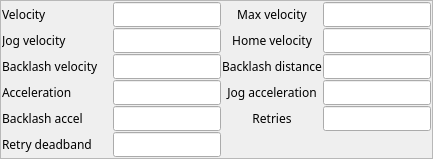
             <widget class="QFrame" name="frame_3">
              <property name="sizePolicy">
               <sizepolicy hsizetype="Preferred" vsizetype="Expanding">
                <horstretch>0</horstretch>
                <verstretch>0</verstretch>
               </sizepolicy>
              </property>
              <property name="frameShape">
               <enum>QFrame::StyledPanel</enum>
              </property>
              <property name="frameShadow">
               <enum>QFrame::Raised</enum>
              </property>
              <layout class="QVBoxLayout" name="verticalLayout_4">
               <property name="spacing">
                <number>1</number>
               </property>
               <property name="margin">
                <number>1</number>
               </property>
               <item>
                <layout class="QHBoxLayout" name="horizontalLayout_2">
                 <property name="spacing">
                  <number>1</number>
                 </property>
                 <item>
                  <widget class="QLabel" name="label_5">
                   <property name="sizePolicy">
                    <sizepolicy hsizetype="Fixed" vsizetype="Preferred">
                     <horstretch>0</horstretch>
                     <verstretch>0</verstretch>
                    </sizepolicy>
                   </property>
                   <property name="minimumSize">
                    <size>
                     <width>110</width>
                     <height>0</height>
                    </size>
                   </property>
                   <property name="font">
                    <font>
                     <family>Abyssinica SIL</family>
                     <pointsize>9</pointsize>
                    </font>
                   </property>
                   <property name="text">
                    <string>Velocity</string>
                   </property>
                  </widget>
                 </item>
                 <item>
                  <widget class="QELineEdit" name="qelineedit_3">
                   <property name="sizePolicy">
                    <sizepolicy hsizetype="Minimum" vsizetype="Fixed">
                     <horstretch>0</horstretch>
                     <verstretch>0</verstretch>
                    </sizepolicy>
                   </property>
                   <property name="minimumSize">
                    <size>
                     <width>0</width>
                     <height>1</height>
                    </size>
                   </property>
                   <property name="font">
                    <font>
                     <family>Abyssinica SIL</family>
                     <pointsize>9</pointsize>
                    </font>
                   </property>
                   <property name="variable" stdset="0">
                    <string>$(DMC)$(M).VELO</string>
                   </property>
                   <property name="addUnits">
                    <bool>true</bool>
                   </property>
                  </widget>
                 </item>
                 <item>
                  <widget class="QLabel" name="label_6">
                   <property name="sizePolicy">
                    <sizepolicy hsizetype="Preferred" vsizetype="Preferred">
                     <horstretch>0</horstretch>
                     <verstretch>0</verstretch>
                    </sizepolicy>
                   </property>
                   <property name="minimumSize">
                    <size>
                     <width>0</width>
                     <height>0</height>
                    </size>
                   </property>
                   <property name="font">
                    <font>
                     <family>Abyssinica SIL</family>
                     <pointsize>9</pointsize>
                    </font>
                   </property>
                   <property name="text">
                    <string>Max velocity</string>
                   </property>
                   <property name="alignment">
                    <set>Qt::AlignCenter</set>
                   </property>
                  </widget>
                 </item>
                 <item>
                  <widget class="QELineEdit" name="qelineedit_4">
                   <property name="sizePolicy">
                    <sizepolicy hsizetype="Minimum" vsizetype="Fixed">
                     <horstretch>0</horstretch>
                     <verstretch>0</verstretch>
                    </sizepolicy>
                   </property>
                   <property name="minimumSize">
                    <size>
                     <width>0</width>
                     <height>1</height>
                    </size>
                   </property>
                   <property name="font">
                    <font>
                     <family>Abyssinica SIL</family>
                     <pointsize>9</pointsize>
                    </font>
                   </property>
                   <property name="variable" stdset="0">
                    <string>$(DMC)$(M).VMAX</string>
                   </property>
                   <property name="addUnits">
                    <bool>true</bool>
                   </property>
                  </widget>
                 </item>
                </layout>
               </item>
               <item>
                <layout class="QHBoxLayout" name="horizontalLayout_3">
                 <property name="spacing">
                  <number>1</number>
                 </property>
                 <item>
                  <widget class="QLabel" name="label_7">
                   <property name="sizePolicy">
                    <sizepolicy hsizetype="Fixed" vsizetype="Preferred">
                     <horstretch>0</horstretch>
                     <verstretch>0</verstretch>
                    </sizepolicy>
                   </property>
                   <property name="minimumSize">
                    <size>
                     <width>110</width>
                     <height>0</height>
                    </size>
                   </property>
                   <property name="font">
                    <font>
                     <family>Abyssinica SIL</family>
                     <pointsize>9</pointsize>
                    </font>
                   </property>
                   <property name="text">
                    <string>Jog velocity</string>
                   </property>
                  </widget>
                 </item>
                 <item>
                  <widget class="QELineEdit" name="qelineedit_5">
                   <property name="sizePolicy">
                    <sizepolicy hsizetype="Minimum" vsizetype="Fixed">
                     <horstretch>0</horstretch>
                     <verstretch>0</verstretch>
                    </sizepolicy>
                   </property>
                   <property name="minimumSize">
                    <size>
                     <width>0</width>
                     <height>1</height>
                    </size>
                   </property>
                   <property name="font">
                    <font>
                     <family>Abyssinica SIL</family>
                     <pointsize>9</pointsize>
                    </font>
                   </property>
                   <property name="variable" stdset="0">
                    <string>$(DMC)$(M).JVEL</string>
                   </property>
                   <property name="addUnits">
                    <bool>true</bool>
                   </property>
                  </widget>
                 </item>
                 <item>
                  <widget class="QLabel" name="label_8">
                   <property name="sizePolicy">
                    <sizepolicy hsizetype="Preferred" vsizetype="Preferred">
                     <horstretch>0</horstretch>
                     <verstretch>0</verstretch>
                    </sizepolicy>
                   </property>
                   <property name="font">
                    <font>
                     <family>Abyssinica SIL</family>
                     <pointsize>9</pointsize>
                    </font>
                   </property>
                   <property name="text">
                    <string>Home velocity</string>
                   </property>
                   <property name="alignment">
                    <set>Qt::AlignCenter</set>
                   </property>
                  </widget>
                 </item>
                 <item>
                  <widget class="QELineEdit" name="qelineedit_6">
                   <property name="sizePolicy">
                    <sizepolicy hsizetype="Minimum" vsizetype="Fixed">
                     <horstretch>0</horstretch>
                     <verstretch>0</verstretch>
                    </sizepolicy>
                   </property>
                   <property name="minimumSize">
                    <size>
                     <width>0</width>
                     <height>1</height>
                    </size>
                   </property>
                   <property name="font">
                    <font>
                     <family>Abyssinica SIL</family>
                     <pointsize>9</pointsize>
                    </font>
                   </property>
                   <property name="variable" stdset="0">
                    <string>$(DMC)$(M).HVEL</string>
                   </property>
                   <property name="addUnits">
                    <bool>true</bool>
                   </property>
                  </widget>
                 </item>
                </layout>
               </item>
               <item>
                <layout class="QHBoxLayout" name="horizontalLayout_4">
                 <property name="spacing">
                  <number>1</number>
                 </property>
                 <item>
                  <widget class="QLabel" name="label_9">
                   <property name="sizePolicy">
                    <sizepolicy hsizetype="Fixed" vsizetype="Preferred">
                     <horstretch>0</horstretch>
                     <verstretch>0</verstretch>
                    </sizepolicy>
                   </property>
                   <property name="minimumSize">
                    <size>
                     <width>110</width>
                     <height>0</height>
                    </size>
                   </property>
                   <property name="font">
                    <font>
                     <family>Abyssinica SIL</family>
                     <pointsize>9</pointsize>
                    </font>
                   </property>
                   <property name="text">
                    <string>Backlash velocity</string>
                   </property>
                  </widget>
                 </item>
                 <item>
                  <widget class="QELineEdit" name="qelineedit_7">
                   <property name="sizePolicy">
                    <sizepolicy hsizetype="Minimum" vsizetype="Fixed">
                     <horstretch>0</horstretch>
                     <verstretch>0</verstretch>
                    </sizepolicy>
                   </property>
                   <property name="minimumSize">
                    <size>
                     <width>0</width>
                     <height>1</height>
                    </size>
                   </property>
                   <property name="font">
                    <font>
                     <family>Abyssinica SIL</family>
                     <pointsize>9</pointsize>
                    </font>
                   </property>
                   <property name="variable" stdset="0">
                    <string>$(DMC)$(M).BVEL</string>
                   </property>
                   <property name="addUnits">
                    <bool>true</bool>
                   </property>
                  </widget>
                 </item>
                 <item>
                  <widget class="QLabel" name="label_10">
                   <property name="sizePolicy">
                    <sizepolicy hsizetype="Preferred" vsizetype="Preferred">
                     <horstretch>0</horstretch>
                     <verstretch>0</verstretch>
                    </sizepolicy>
                   </property>
                   <property name="font">
                    <font>
                     <family>Abyssinica SIL</family>
                     <pointsize>9</pointsize>
                    </font>
                   </property>
                   <property name="text">
                    <string>Backlash distance</string>
                   </property>
                   <property name="alignment">
                    <set>Qt::AlignCenter</set>
                   </property>
                  </widget>
                 </item>
                 <item>
                  <widget class="QELineEdit" name="qelineedit_8">
                   <property name="sizePolicy">
                    <sizepolicy hsizetype="Minimum" vsizetype="Fixed">
                     <horstretch>0</horstretch>
                     <verstretch>0</verstretch>
                    </sizepolicy>
                   </property>
                   <property name="minimumSize">
                    <size>
                     <width>0</width>
                     <height>1</height>
                    </size>
                   </property>
                   <property name="font">
                    <font>
                     <family>Abyssinica SIL</family>
                     <pointsize>9</pointsize>
                    </font>
                   </property>
                   <property name="variable" stdset="0">
                    <string>$(DMC)$(M).BDST</string>
                   </property>
                   <property name="addUnits">
                    <bool>true</bool>
                   </property>
                  </widget>
                 </item>
                </layout>
               </item>
               <item>
                <layout class="QHBoxLayout" name="horizontalLayout_5">
                 <property name="spacing">
                  <number>1</number>
                 </property>
                 <item>
                  <widget class="QLabel" name="label_11">
                   <property name="sizePolicy">
                    <sizepolicy hsizetype="Fixed" vsizetype="Preferred">
                     <horstretch>0</horstretch>
                     <verstretch>0</verstretch>
                    </sizepolicy>
                   </property>
                   <property name="minimumSize">
                    <size>
                     <width>110</width>
                     <height>0</height>
                    </size>
                   </property>
                   <property name="font">
                    <font>
                     <family>Abyssinica SIL</family>
                     <pointsize>9</pointsize>
                    </font>
                   </property>
                   <property name="text">
                    <string>Acceleration</string>
                   </property>
                  </widget>
                 </item>
                 <item>
                  <widget class="QELineEdit" name="qelineedit_9">
                   <property name="sizePolicy">
                    <sizepolicy hsizetype="Minimum" vsizetype="Fixed">
                     <horstretch>0</horstretch>
                     <verstretch>0</verstretch>
                    </sizepolicy>
                   </property>
                   <property name="minimumSize">
                    <size>
                     <width>0</width>
                     <height>1</height>
                    </size>
                   </property>
                   <property name="font">
                    <font>
                     <family>Abyssinica SIL</family>
                     <pointsize>9</pointsize>
                    </font>
                   </property>
                   <property name="variable" stdset="0">
                    <string>$(DMC)$(M).ACCL</string>
                   </property>
                   <property name="addUnits">
                    <bool>true</bool>
                   </property>
                  </widget>
                 </item>
                 <item>
                  <widget class="QLabel" name="label_12">
                   <property name="sizePolicy">
                    <sizepolicy hsizetype="Preferred" vsizetype="Preferred">
                     <horstretch>0</horstretch>
                     <verstretch>0</verstretch>
                    </sizepolicy>
                   </property>
                   <property name="font">
                    <font>
                     <family>Abyssinica SIL</family>
                     <pointsize>9</pointsize>
                    </font>
                   </property>
                   <property name="text">
                    <string>Jog acceleration</string>
                   </property>
                   <property name="alignment">
                    <set>Qt::AlignCenter</set>
                   </property>
                  </widget>
                 </item>
                 <item>
                  <widget class="QELineEdit" name="qelineedit_10">
                   <property name="sizePolicy">
                    <sizepolicy hsizetype="Minimum" vsizetype="Fixed">
                     <horstretch>0</horstretch>
                     <verstretch>0</verstretch>
                    </sizepolicy>
                   </property>
                   <property name="minimumSize">
                    <size>
                     <width>0</width>
                     <height>1</height>
                    </size>
                   </property>
                   <property name="font">
                    <font>
                     <family>Abyssinica SIL</family>
                     <pointsize>9</pointsize>
                    </font>
                   </property>
                   <property name="variable" stdset="0">
                    <string>$(DMC)$(M).JAR</string>
                   </property>
                   <property name="addUnits">
                    <bool>true</bool>
                   </property>
                  </widget>
                 </item>
                </layout>
               </item>
               <item>
                <layout class="QHBoxLayout" name="horizontalLayout_6">
                 <property name="spacing">
                  <number>1</number>
                 </property>
                 <item>
                  <widget class="QLabel" name="label_13">
                   <property name="sizePolicy">
                    <sizepolicy hsizetype="Fixed" vsizetype="Preferred">
                     <horstretch>0</horstretch>
                     <verstretch>0</verstretch>
                    </sizepolicy>
                   </property>
                   <property name="minimumSize">
                    <size>
                     <width>110</width>
                     <height>1</height>
                    </size>
                   </property>
                   <property name="font">
                    <font>
                     <family>Abyssinica SIL</family>
                     <pointsize>9</pointsize>
                    </font>
                   </property>
                   <property name="text">
                    <string>Backlash accel</string>
                   </property>
                  </widget>
                 </item>
                 <item>
                  <widget class="QELineEdit" name="qelineedit_11">
                   <property name="sizePolicy">
                    <sizepolicy hsizetype="Minimum" vsizetype="Fixed">
                     <horstretch>0</horstretch>
                     <verstretch>0</verstretch>
                    </sizepolicy>
                   </property>
                   <property name="minimumSize">
                    <size>
                     <width>0</width>
                     <height>1</height>
                    </size>
                   </property>
                   <property name="font">
                    <font>
                     <family>Abyssinica SIL</family>
                     <pointsize>9</pointsize>
                    </font>
                   </property>
                   <property name="variable" stdset="0">
                    <string>$(DMC)$(M).BACC</string>
                   </property>
                   <property name="addUnits">
                    <bool>true</bool>
                   </property>
                  </widget>
                 </item>
                 <item>
                  <widget class="QLabel" name="label_14">
                   <property name="sizePolicy">
                    <sizepolicy hsizetype="Preferred" vsizetype="Preferred">
                     <horstretch>0</horstretch>
                     <verstretch>0</verstretch>
                    </sizepolicy>
                   </property>
                   <property name="minimumSize">
                    <size>
                     <width>1</width>
                     <height>1</height>
                    </size>
                   </property>
                   <property name="font">
                    <font>
                     <family>Abyssinica SIL</family>
                     <pointsize>9</pointsize>
                    </font>
                   </property>
                   <property name="text">
                    <string>Retries</string>
                   </property>
                   <property name="alignment">
                    <set>Qt::AlignCenter</set>
                   </property>
                  </widget>
                 </item>
                 <item>
                  <widget class="QELineEdit" name="qelineedit_12">
                   <property name="sizePolicy">
                    <sizepolicy hsizetype="Minimum" vsizetype="Fixed">
                     <horstretch>0</horstretch>
                     <verstretch>0</verstretch>
                    </sizepolicy>
                   </property>
                   <property name="minimumSize">
                    <size>
                     <width>0</width>
                     <height>1</height>
                    </size>
                   </property>
                   <property name="font">
                    <font>
                     <family>Abyssinica SIL</family>
                     <pointsize>9</pointsize>
                    </font>
                   </property>
                   <property name="variable" stdset="0">
                    <string>$(DMC)$(M).RTRY</string>
                   </property>
                   <property name="addUnits">
                    <bool>false</bool>
                   </property>
                  </widget>
                 </item>
                </layout>
               </item>
               <item>
                <layout class="QHBoxLayout" name="horizontalLayout_33" stretch="1,1,1,1">
                 <property name="spacing">
                  <number>1</number>
                 </property>
                 <item>
                  <widget class="QLabel" name="label_46">
                   <property name="sizePolicy">
                    <sizepolicy hsizetype="Fixed" vsizetype="Preferred">
                     <horstretch>0</horstretch>
                     <verstretch>0</verstretch>
                    </sizepolicy>
                   </property>
                   <property name="minimumSize">
                    <size>
                     <width>110</width>
                     <height>1</height>
                    </size>
                   </property>
                   <property name="font">
                    <font>
                     <family>Abyssinica SIL</family>
                     <pointsize>9</pointsize>
                    </font>
                   </property>
                   <property name="text">
                    <string>Retry deadband</string>
                   </property>
                  </widget>
                 </item>
                 <item>
                  <widget class="QELineEdit" name="qelineedit_20">
                   <property name="sizePolicy">
                    <sizepolicy hsizetype="Minimum" vsizetype="Fixed">
                     <horstretch>0</horstretch>
                     <verstretch>0</verstretch>
                    </sizepolicy>
                   </property>
                   <property name="minimumSize">
                    <size>
                     <width>0</width>
                     <height>1</height>
                    </size>
                   </property>
                   <property name="font">
                    <font>
                     <family>Abyssinica SIL</family>
                     <pointsize>9</pointsize>
                    </font>
                   </property>
                   <property name="variable" stdset="0">
                    <string>$(DMC)$(M).RDBD</string>
                   </property>
                   <property name="addUnits">
                    <bool>true</bool>
                   </property>
                  </widget>
                 </item>
                 <item>
                  <spacer name="horizontalSpacer_11">
                   <property name="orientation">
                    <enum>Qt::Horizontal</enum>
                   </property>
                   <property name="sizeHint" stdset="0">
                    <size>
                     <width>40</width>
                     <height>20</height>
                    </size>
                   </property>
                  </spacer>
                 </item>
                 <item>
                  <spacer name="horizontalSpacer_12">
                   <property name="orientation">
                    <enum>Qt::Horizontal</enum>
                   </property>
                   <property name="sizeHint" stdset="0">
                    <size>
                     <width>40</width>
                     <height>20</height>
                    </size>
                   </property>
                  </spacer>
                 </item>
                </layout>
               </item>
              </layout>
             </widget>
